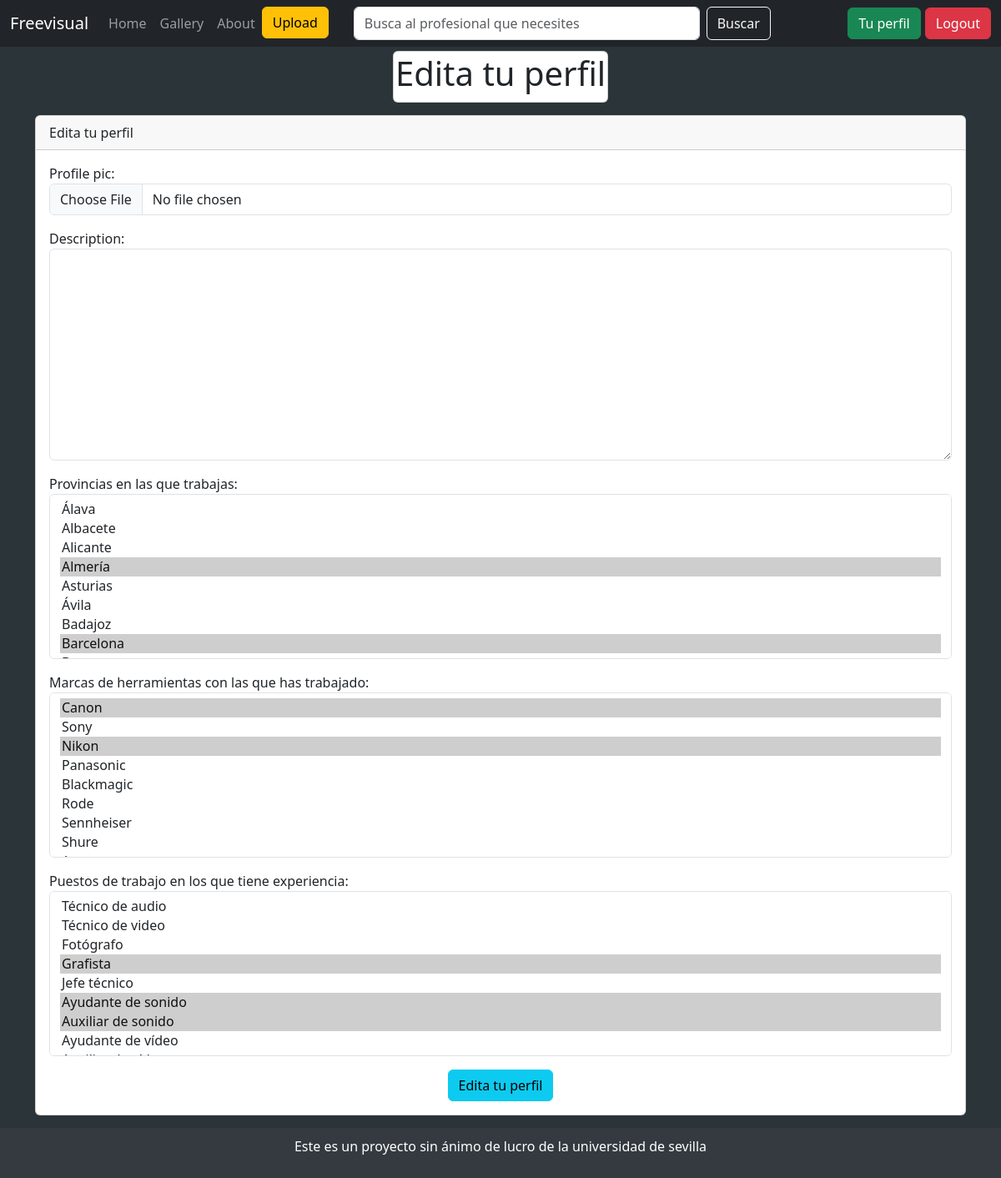
The page /profile/edit/12 (signed in) on the database as committed earlier.
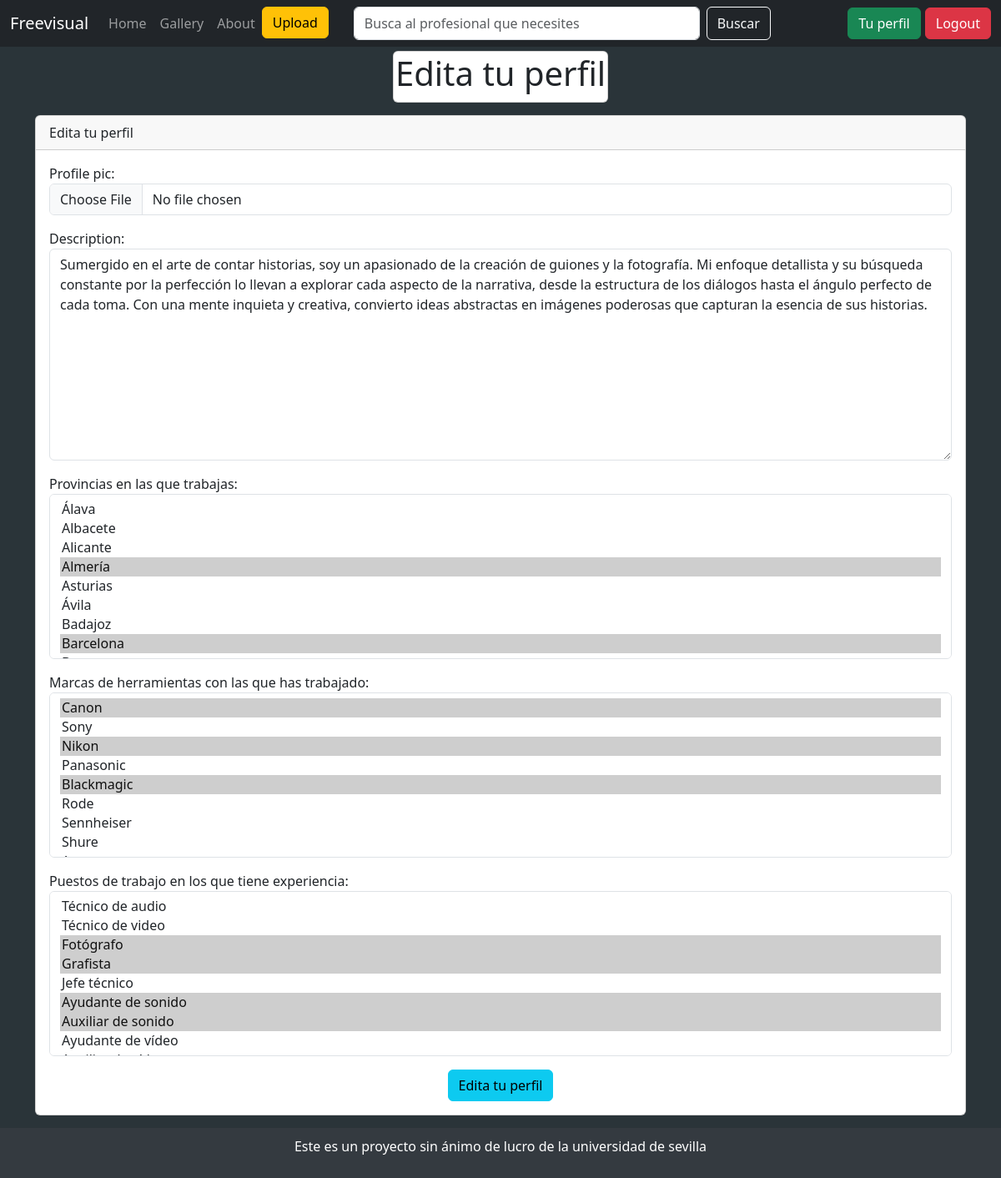
The same page on the database as committed later.
### freevisual/models.py (models this page shows, shortened)
class Creator(AbstractBaseUser, PermissionsMixin):
    name = models.CharField(max_length=200)
    surname = models.CharField(max_length=200)
    username = models.CharField(max_length=200, unique=True, default='') # Deberíamos añadirle unique=True pero ya tenemos a dos usuarios con el mismo username
    email = models.EmailField(max_length=100) # Los emails debes de ser únicos
    password = models.CharField(max_length=200)
    tools = models.ManyToManyField('Tools', verbose_name="Lista de herramientas del creador")
    specialities = models.ManyToManyField('Speciality', verbose_name="Lista de especialidades del creador")
    provinces = models.ManyToManyField('Provinces', verbose_name="Provincias donde trabaja el creador")
    brand = models.ManyToManyField('Brand', verbose_name='Marcas de herramientas con las que ha trabajado')
    work = models.ManyToManyField('Work', verbose_name='Trabajos que ha realizado')
    is_active = models.BooleanField(default=True)
    is_staff = models.BooleanField(default=False)
    profile_pic = models.ImageField(blank=True, null= True, upload_to='images/', default='images/camera.jfif')
    description = models.CharField(blank=True, max_length=1000)
    USERNAME_FIELD = 'username'
    REQUIRED_FIELDS = ['name', 'surname']
    objects = CreatorManager()

### freevisual/views.py (the view)
# urls.py: path('profile/edit/<int:profile_id>', views.edit_profile, name='edit_profile'),
def edit_profile(request, profile_id):
    profile = get_object_or_404(Creator, id=profile_id)
    if request.user != profile:
        return HttpResponseForbidden("No puedes editar este perfil.")
    if request.method == 'POST':
        form = EditProfileForm(request.POST, request.FILES, instance=profile)
        if form.is_valid():
            form.save()
            return redirect('profile')  # Redirige al perfil una vez guardado
    else:
        form = EditProfileForm(instance=profile)
    return render(request, 'profile_html/edit_profile.html', {
        'profile': profile,
        'form': form
    })

### freevisual/models.py (called while the page is built)
    def __str__(self):
        return self.name

    def __str__(self):
        return self.name

    def __str__(self):
        return self.name

### freevisual/templates/profile_html/edit_profile.html (shortened to what this page needs)
{% extends 'layouts/base.html'%}
{% load static %}
{% block content %}
<div class="d-flex justify-content-center">
    <div class="card text-center" style="padding: 2px; display: inline-block; margin-top: 5px; margin-bottom: 5px;">
        <h1 class="text-center"> Edita tu perfil</h1>
    </div>
</div>
<div class="card mx-auto" style="width: 100%; margin-top: 10px;">
    <div class="card-header">
        Edita tu perfil
    </div>
    <div class="card-body">
        <form method="post" enctype="multipart/form-data">
        <div class="mb-3">
            {{ form.as_p }}
        </div>
        <div class="d-flex justify-content-center">
            <button type="submit" class="btn btn-info">
                Edita tu perfil
            </button>
        </div>
        </form>
    </div>
</div>
{% endblock%}

Rows that differ between the two databases and show on the page:
changed Creator: description (not shown) → "Sumergido en el arte de contar historias, soy un apasionado de la creación de guiones y la fotografía. Mi enfoque detallista y su búsqueda constante por la perfección lo llevan a explorar cada aspecto de la narrativa, desde la estructura de los diálogos hasta el ángulo perfecto de cada toma. Con una mente inquieta y creativa, convierto ideas abstractas en imágenes poderosas que capturan la esencia de sus historias."
Other text that changed with them:
form field brand: "Canon ☑ / Sony / Nikon ☑ / Panasonic / Blackmagic / Rode / Sennheiser / Shure" → "Canon ☑ / Sony / Nikon ☑ / Panasonic / Blackmagic ☑ / Rode / Sennheiser / Shure"
form field work: "Técnico de audio / Técnico de video / Fotógrafo / Grafista ☑ / Jefe técnico / Ayudante de sonido ☑ / Auxiliar de sonido ☑ / Ayudante de vídeo" → "Técnico de audio / Técnico de video / Fotógrafo ☑ / Grafista ☑ / Jefe técnico / Ayudante de sonido ☑ / Auxiliar de sonido ☑ / Ayudante de vídeo"
